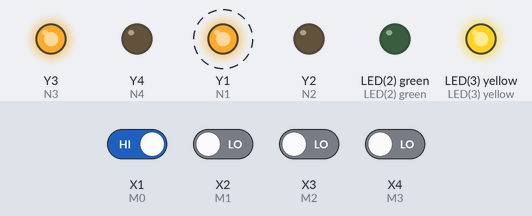
Bench run of a program on a simulated pyboard running MicroPython. Shown: output pins drawn as LEDs (lit = HIGH). Dashed ring = blinking. The test bench sets the inputs (shaded band); at power-on: X1 (M0) HIGH, X2 (M1), X3 (M2), X4 (M3) LOW.

Above: at 1.2 s.
1.3 s: X1 (M0) driven LOW
At 2.2 s:
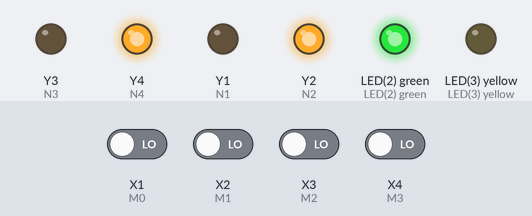
2.9 s: X2 (M1) driven HIGH
At 3.3 s:
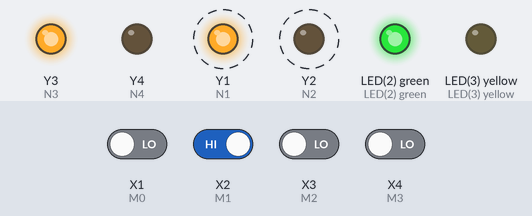
5.9 s: X2 (M1) driven LOW
At 6.3 s:
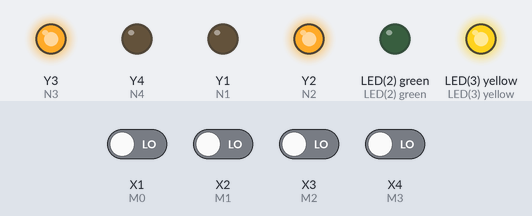
7.9 s: X1 (M0) driven HIGH
At 8.9 s:
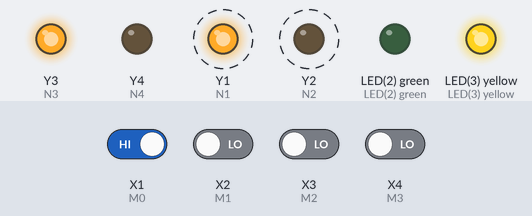
Timing chart, 0 to 11.9 s (numbered marks = the images above; inputs shaded):
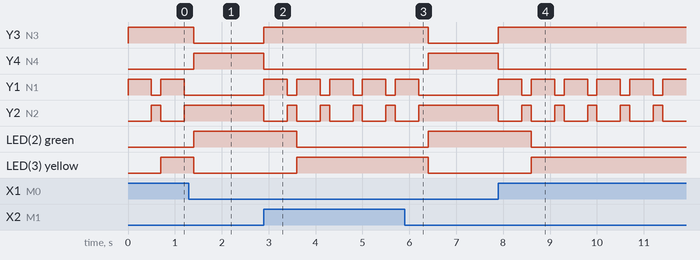

The program:

____.py
```python
import pyb
from pyb import UART
from pyb import Pin

M0 = Pin('X1', Pin.IN)
M1 = Pin('X2', Pin.IN)
M2 = Pin('X3', Pin.IN)
M3 = Pin('X4', Pin.IN)
N1 = Pin('Y1', Pin.OUT_PP)
N2 = Pin('Y2', Pin.OUT_PP)
N3 = Pin('Y3', Pin.OUT_PP)
N4 = Pin('Y4', Pin.OUT_PP)


while True:
    if(M2.value()|M1.value()|M3.value()|M0.value()==0):
        N1.low()
        N2.high()
        N4.high()
        N3.low()
        pyb.LED(2).on()
        pyb.LED(3).off()
    elif(M2.value()|M1.value()|M3.value()|M0.value()==1):
        N1.high()
        N2.low()
        N4.low()
        N3.high()
        pyb.delay(500)
        N1.low()
        N2.high()
        N3.high()
        N4.low()
        pyb.delay(200)
        pyb.LED(3).on()
        pyb.LED(2).off()
```

Measured:
- after the input at 1.3 s, Y3 (N3), LED(3) yellow: HIGH → LOW after 0.10 s; Y4 (N4), LED(2) green: LOW → HIGH after 0.10 s; Y1 (N1): stops changing and stays LOW; Y2 (N2): stops changing and stays HIGH
- after the input at 2.9 s, Y3 (N3): LOW → HIGH at once; Y4 (N4): HIGH → LOW at once; Y1 (N1): alternates HIGH for 0.50 s and LOW for 0.20 s, starting at once; Y2 (N2): alternates HIGH for 0.20 s and LOW for 0.50 s, starting at once; LED(2) green: HIGH → LOW after 0.70 s
- after the input at 5.9 s, Y3 (N3), LED(3) yellow: HIGH → LOW after 0.50 s; Y4 (N4), LED(2) green: LOW → HIGH after 0.50 s; Y1 (N1): goes on until 6.2 s, then stays LOW; Y2 (N2): goes on until 6.2 s, then stays HIGH
- after the input at 7.9 s, Y3 (N3): LOW → HIGH at once; Y4 (N4): HIGH → LOW at once; Y1 (N1): alternates HIGH for 0.50 s and LOW for 0.20 s, starting at once; Y2 (N2): alternates HIGH for 0.20 s and LOW for 0.50 s, starting at once; LED(2) green: HIGH → LOW after 0.70 s
- by itself, Y1 (N1): alternates HIGH for 0.50 s and LOW for 0.20 s
